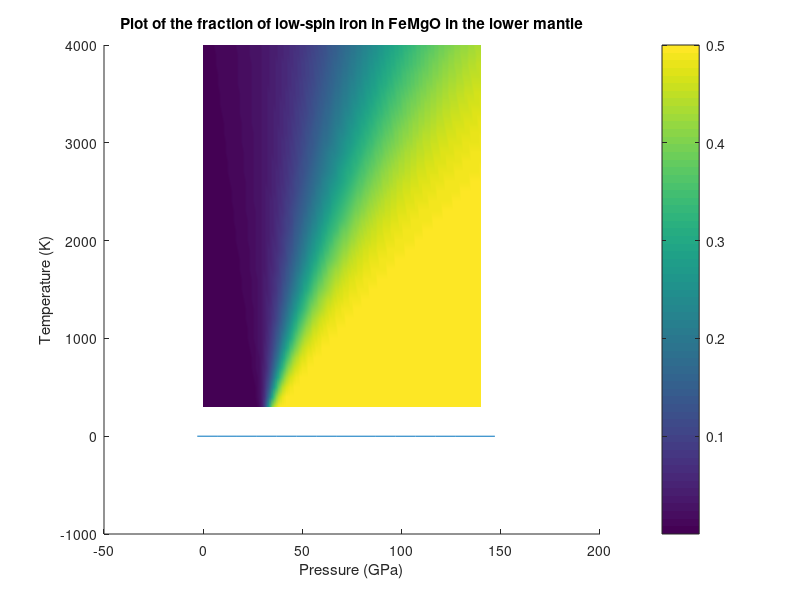

Source code (MATLAB):
% ______________________________________________________________
%|                   Marisabel Gonzalez                         |
%|                       02/10/2017                             |
%|______________________________________________________________|
% 

% THIS SCRIPT PLOTS THE SPIN STATE OF IRON IN FERROPERICLASE AS A FUNCTION 
% OF P AND T

% ______________________________________________________________
%|                         NOMENCLATURE                          
%|______________________________________________________________

% kb =  8.6173303e−5 eV⋅K−1
% a function of P and T
% P = Pressure
% T = Temperature
% n = fraction of low-spin iron
% h = matrix used to store enthalpy difference 
% ______________________________________________________________



%STEP 1
% opening file
fid = fopen('h.dat', 'r');

% reading the file
format = '%f %f';
m = fscanf(fid,format, [2 inf]);

% closing file
fclose(fid);

% calculating the transpose (only in fscanf)
m = m';



%STEP 2

hold on

plot(m(:,1),m(:,2));

x = 1:150;
a = polyfit(m(:,1),m(:,2),3);
yfit = polyval(a,x);


% STEP 3 and 4
P = 0:1:140;
T = 300:100:4000;
p = size(P);
t = size(T);

% STEP 5
m = 3;
S = 2;
Xfe = 0.1875;
Kb = 0.00008617332;




for i=1:1:t(2)
  for j=1:1:p(2)
    % use expression taken from Tsuchiya et al. XXXXXXX
    n(i,j)= 1/(1+m*(2*S+1)*exp((polyval(a,P(j)))/(Kb*Xfe*T(i))));
  end
end





 % STEP 6
%  % ADDING TITLE AND AXIS LABELS
pcolor(P,T,n); 
shading interp; % do not interpolate pixels
colorbar % add colorbar
colorbar('YTicklabel',{'0.1','0.2','0.3','0.4','0.5','0.6','0.7','0.8','0.9','1.0'})
xlabel('Pressure (GPa)');
ylabel('Temperature (K)');
title('Plot of the fraction of low-spin iron in FeMgO in the lower mantle')




% ______________________________________________________________
%|                              END                    
%|______________________________________________________________



